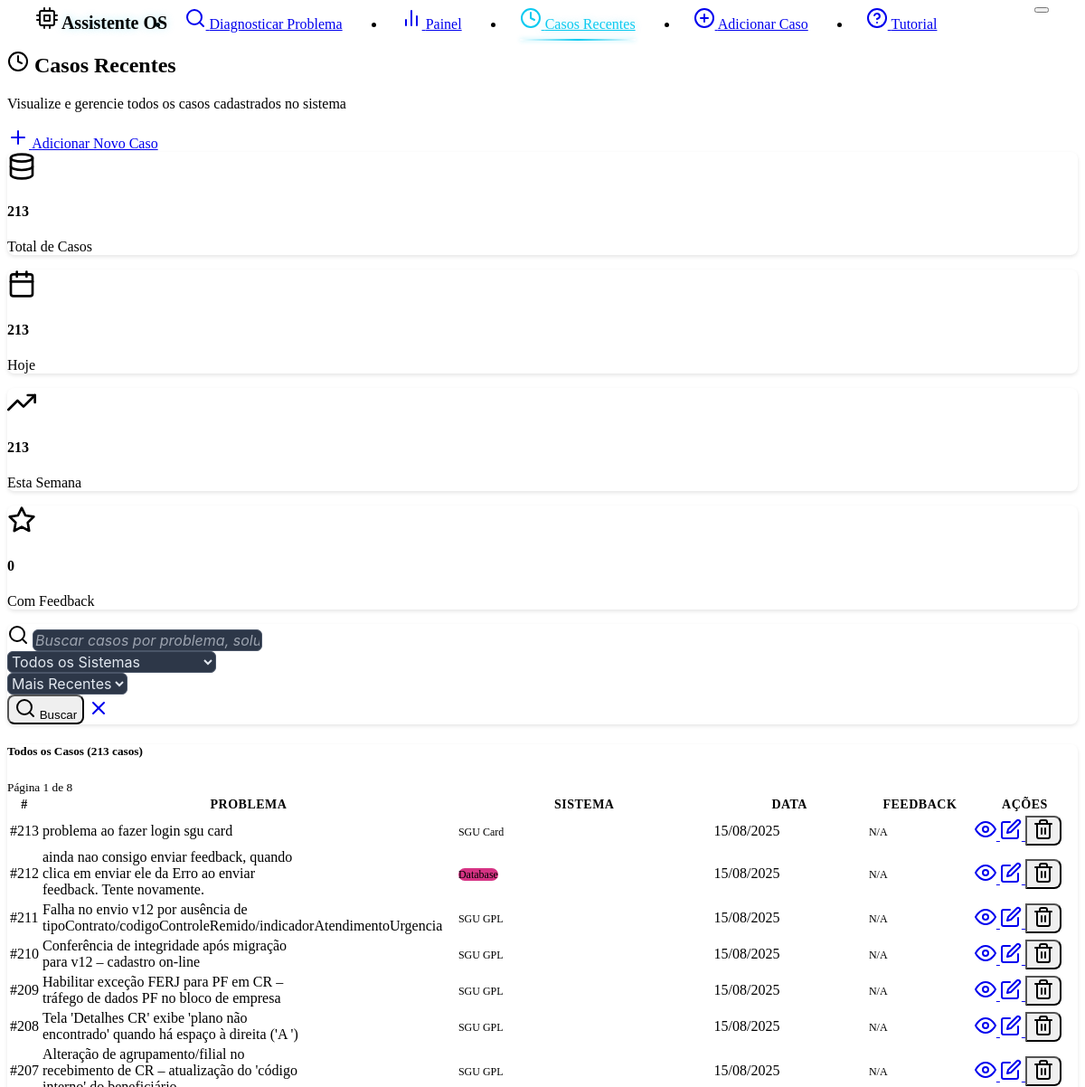
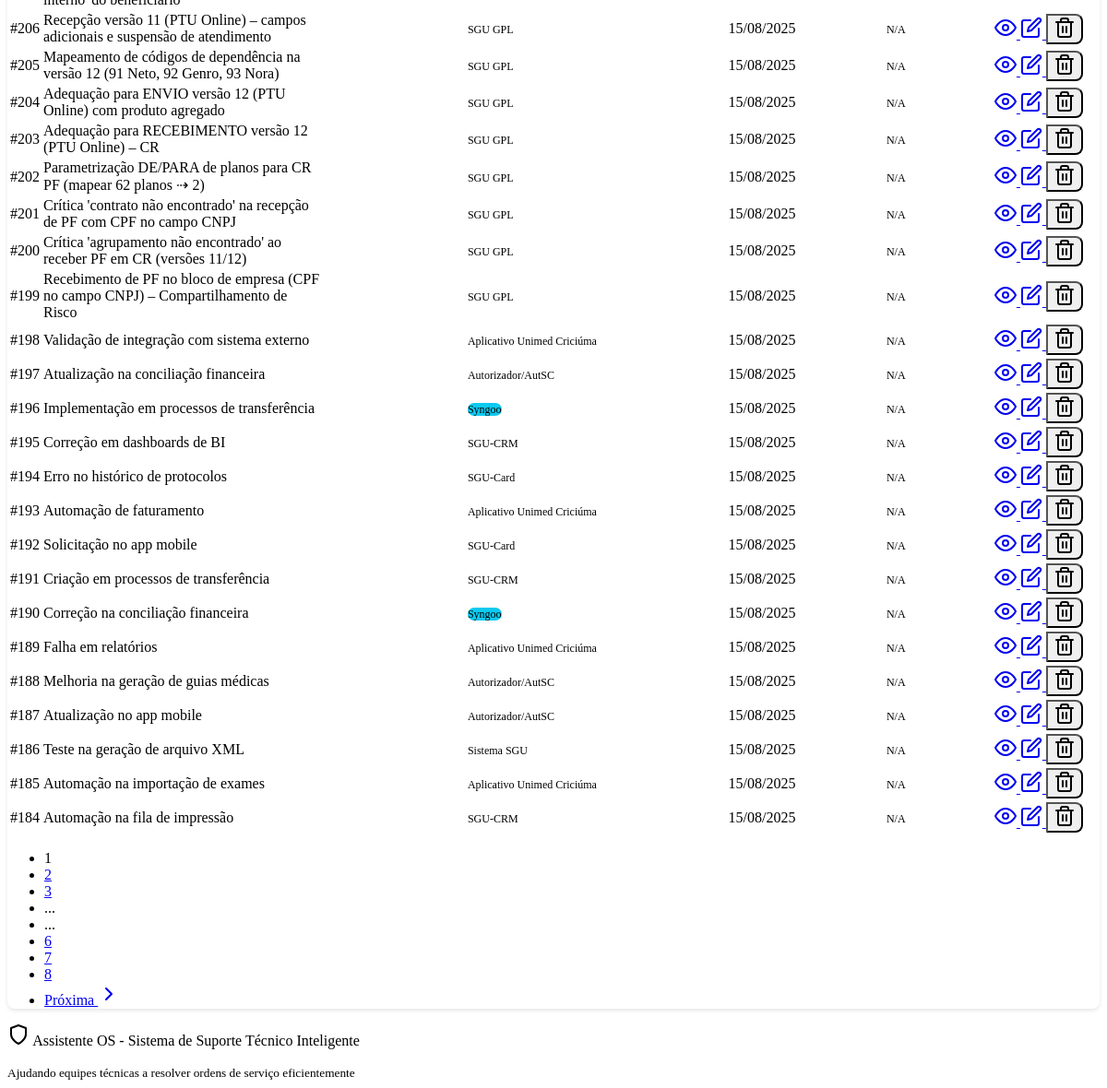
The page /recent-cases on the database as committed earlier (2 pictures, top to bottom).
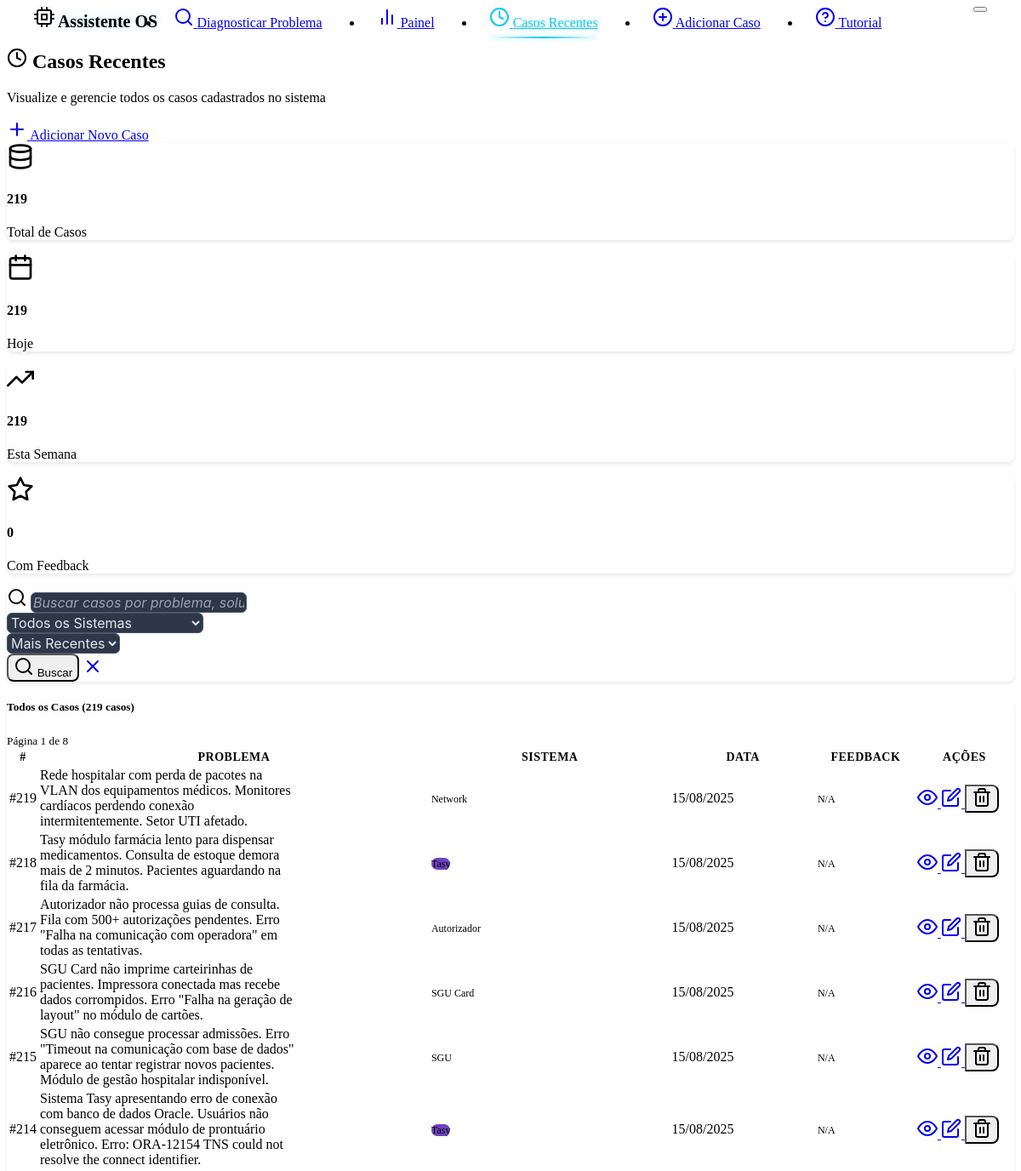
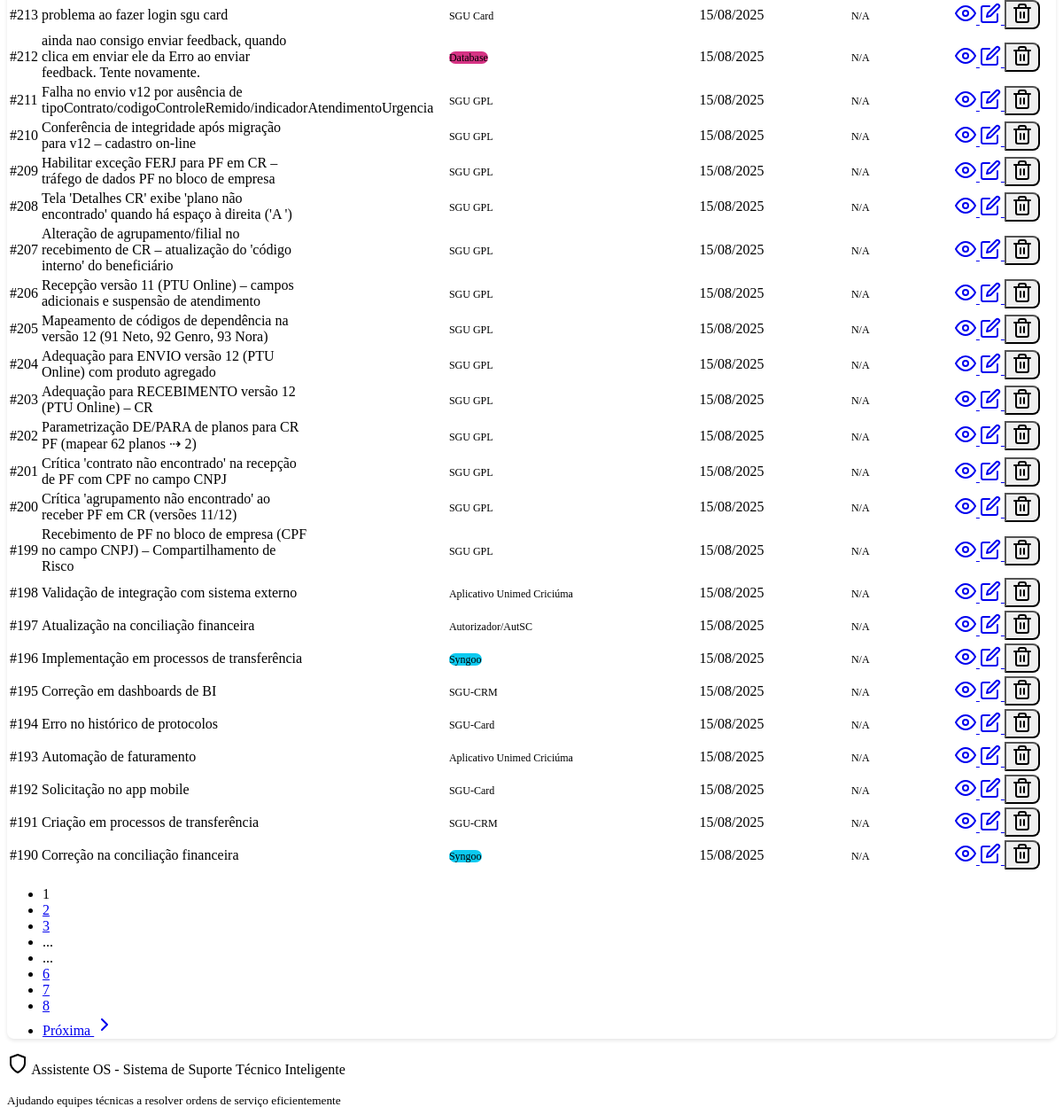
The same page on the database as committed later (2 pictures, top to bottom).
### models.py (models this page shows, shortened)
class Case(db.Model):
    __tablename__ = 'cases'
    id = db.Column(db.Integer, primary_key=True)
    problem_description = db.Column(db.Text, nullable=False)
    solution = db.Column(db.Text, nullable=False)
    system_type = db.Column(db.String(100), default="Unknown")
    created_at = db.Column(db.DateTime, default=datetime.now)
    effectiveness_score = db.Column(db.Float, nullable=True)
    feedback_count = db.Column(db.Integer, default=0)
    tags = db.Column(db.String(500), default="")  # Stored as comma-separated string
    feedbacks = db.relationship("CaseFeedback", backref="case", cascade="all, delete-orphan")

### routes.py (the view)
@app.route('/recent-cases')
def recent_cases():
    search_query = request.args.get('search', '').strip()
    system_filter = request.args.get('system', '')
    sort_by = request.args.get('sort', 'recent')
    page = int(request.args.get('page', 1))
    per_page = 30  # Cases per page
    try:
        if search_query or system_filter:
            all_cases = case_service.search_cases(search_query, system_filter)
        else:
            all_cases = case_service.get_all_cases()
        if sort_by == 'oldest':
            all_cases = sorted(all_cases, key=lambda x: x.created_at or datetime.min)
        elif sort_by == 'system':
            all_cases = sorted(all_cases, key=lambda x: x.system_type)
        else:  # recent (default)
            all_cases = sorted(all_cases, key=lambda x: x.created_at or datetime.min, reverse=True)
        total_cases = len(all_cases)
        total_pages = (total_cases + per_page - 1) // per_page if total_cases > 0 else 1
        start_idx = (page - 1) * per_page
        end_idx = start_idx + per_page
        cases = all_cases[start_idx:end_idx]
        has_prev = page > 1
        has_next = page < total_pages
        prev_page = page - 1 if has_prev else None
        next_page = page + 1 if has_next else None
        stats = case_service.get_statistics()
        systems = case_service.get_unique_systems()
        today_cases = len([c for c in all_cases if c.created_at and c.created_at.date() == datetime.now().date()]) if all_cases else 0
        week_cases = len([c for c in all_cases if c.created_at and c.created_at >= datetime.now() - timedelta(days=7)]) if all_cases else 0
        with_feedback = len([c for c in all_cases if c.effectiveness_score is not None]) if all_cases else 0
        return render_template('recent_cases.html',
                             cases=cases,
                             search_query=search_query,
                             system_filter=system_filter,
                             sort_by=sort_by,
                             systems=systems,
                             current_page=page,
                             total_pages=total_pages,
                             total_cases=total_cases,
                             has_prev=has_prev,
                             has_next=has_next,
                             prev_page=prev_page,
                             next_page=next_page,
                             today_cases=today_cases,
                             week_cases=week_cases,
                             with_feedback=with_feedback)
    except Exception as e:
        logging.error(f"Error loading recent cases: {str(e)}")
        flash(f'Error loading cases: {str(e)}', 'error')
        return render_template('recent_cases.html', cases=[], systems=[], total_cases=0, total_pages=1, current_page=1, has_prev=False, has_next=False)

### case_service.py (called while the page is built)
    def get_all_cases(self) -> List[Case]:
        try:
            return Case.query.all()
        except Exception as e:
            logging.error(f"Error getting cases from database: {str(e)}")
            return current_app.config.get('CASES_STORAGE', [])

    def get_unique_systems(self) -> List[str]:
        try:
            cases = self.get_all_cases()
            systems = set(case.system_type for case in cases)
            return sorted(list(systems))
        except Exception as e:
            logging.error(f"Error getting unique systems: {str(e)}")
            return []

### templates/recent_cases.html (shortened to what the changed rows need)
{% extends "base.html" %}
{% block content %}
<div class="row mb-4">
    <div class="col-12">
        <div class="d-flex justify-content-between align-items-center">
            <div>
                <h2 class="mb-1">
                    <i data-feather="clock" class="me-2"></i>
                    Casos Recentes
                </h2>
            </div>
        </div>
    </div>
</div>
<div class="row mb-4">
    <div class="col-md-3">
        <div class="card text-center">
            <div class="card-body">
                <i data-feather="database" class="mb-2" style="width: 32px; height: 32px; color: var(--bs-primary);"></i>
                <h4 class="mb-1">{{ total_cases }}</h4>
                <p class="text-muted mb-0 small">Total de Casos</p>
            </div>
        </div>
    </div>
    <div class="col-md-3">
        <div class="card text-center">
            <div class="card-body">
                <i data-feather="calendar" class="mb-2" style="width: 32px; height: 32px; color: var(--bs-success);"></i>
                <h4 class="mb-1">{{ today_cases }}</h4>
                <p class="text-muted mb-0 small">Hoje</p>
            </div>
        </div>
    </div>
    <div class="col-md-3">
        <div class="card text-center">
            <div class="card-body">
                <i data-feather="trending-up" class="mb-2" style="width: 32px; height: 32px; color: var(--bs-warning);"></i>
                <h4 class="mb-1">{{ week_cases }}</h4>
                <p class="text-muted mb-0 small">Esta Semana</p>
            </div>
        </div>
    </div>
</div>
<div class="row">
    <div class="col-12">
        <div class="card">
            <div class="card-header d-flex justify-content-between align-items-center">
                <h5 class="mb-0">
                    {% if search_query or system_filter %}
                        Resultados da Busca ({{ total_cases }} casos encontrados)
                    {% else %}
                        Todos os Casos ({{ total_cases }} casos)
                    {% endif %}
                </h5>
                <div class="d-flex align-items-center gap-2">
                    <small class="text-muted">Página {{ current_page }} de {{ total_pages }}</small>
                </div>
            </div>
            <div class="card-body p-0">
                {% if cases %}
                <div class="table-responsive">
                    <table class="table table-hover mb-0">
                        <thead class="table-dark">
                            <tr>
                                <th scope="col" style="width: 60px;">#</th>
                                <th scope="col" style="width: 40%;">Problema</th>
                                <th scope="col" style="width: 25%;">Sistema</th>
                                <th scope="col" style="width: 15%;">Data</th>
                                <th scope="col" style="width: 10%;">Feedback</th>
                                <th scope="col" style="width: 10%;">Ações</th>
                            </tr>
                        </thead>
                        <tbody>
                            {% for case in cases %}
                            <tr>
                                <td class="fw-bold text-primary">#{{ case.id }}</td>
                                <td>
                                    <div class="text-truncate" style="max-width: 300px;" title="{{ case.problem_description }}">
                                        {{ case.problem_description }}
                                    </div>
                                </td>
                                <td>
                                    <span class="badge system-badge" data-system="{{ case.system_type }}">{{ case.system_type }}</span>
                                </td>
                                <td class="text-muted small">
                                    {{ case.created_at.strftime('%d/%m/%Y') if case.created_at else 'N/A' }}
                                </td>
                                <td class="text-center">
                                    {% if case.effectiveness_score %}
                                        <span class="badge bg-success" title="Avaliação: {{ case.effectiveness_score }}">
                                            {{ "%.1f"|format(case.effectiveness_score) }}
                                        </span>
                                    {% else %}
                                        <span class="badge bg-secondary">N/A</span>
                                    {% endif %}
                                </td>
                                <td>
                                    <div class="btn-group btn-group-sm" role="group">
                                        <a href="{{ url_for('view_case', case_id=case.id) }}"
                                           class="btn btn-outline-primary btn-sm"
                                           title="Ver Detalhes">
                                            <i data-feather="eye"></i>
                                        </a>
                                        <a href="{{ url_for('edit_case_form', case_id=case.id) }}"
                                           class="btn btn-outline-warning btn-sm"
                                           title="Editar">
                                            <i data-feather="edit"></i>
                                        </a>
                                        <button type="button"
                                                class="btn btn-outline-danger btn-sm"
                                                onclick="confirmDelete({{ case.id }})"
                                                title="Excluir">
                                            <i data-feather="trash-2"></i>
                                        </button>
                                    </div>
                                </td>
                            </tr>
                            {% endfor %}
                        </tbody>
                    </table>
                </div>
                {% if total_pages > 1 %}
                <div class="card-footer">
                    <nav aria-label="Case pagination">
                        <ul class="pagination justify-content-center mb-0">
                            {% for page_num in range(1, total_pages + 1) %}
                                {% if page_num == current_page %}
                                <li class="page-item active">
                                    <span class="page-link">{{ page_num }}</span>
                                </li>
                                {% elif page_num <= 3 or page_num > total_pages - 3 or (page_num >= current_page - 1 and page_num <= current_page + 1) %}
                                <li class="page-item">
                                    <a class="page-link" href="{{ url_for('recent_cases', page=page_num, search=search_query, system=system_filter, sort=sort_by) }}">{{ page_num }}</a>
                                </li>
                                {% elif page_num == 4 or page_num == total_pages - 3 %}
                                <li class="page-item disabled">
                                    <span class="page-link">...</span>
                                </li>
                                {% endif %}
                            {% endfor %}
                        </ul>
                    </nav>
                </div>
                {% endif %}
                {% endif %}
            </div>
        </div>
    </div>
</div>
{% endblock %}

Rows that differ between the two databases and show on the page:
no longer on this page (row unchanged): Case: id "189", problem_description "Falha em relatórios", system_type "Aplicativo Unimed Criciúma", created_at "15/08/2025", shows "N/A"
no longer on this page (row unchanged): Case: id "188", problem_description "Melhoria na geração de guias médicas", system_type "Autorizador/AutSC", created_at "15/08/2025", shows "N/A"
no longer on this page (row unchanged): Case: id "187", problem_description "Atualização no app mobile", system_type "Autorizador/AutSC", created_at "15/08/2025", shows "N/A"
no longer on this page (row unchanged): Case: id "186", problem_description "Teste na geração de arquivo XML", system_type "Sistema SGU", created_at "15/08/2025", shows "N/A"
no longer on this page (row unchanged): Case: id "185", problem_description "Automação na importação de exames", system_type "Aplicativo Unimed Criciúma", created_at "15/08/2025", shows "N/A"
no longer on this page (row unchanged): Case: id "184", problem_description "Automação na fila de impressão", system_type "SGU-CRM", created_at "15/08/2025", shows "N/A"
added Case: id "219", problem_description "Rede hospitalar com perda de pacotes na VLAN dos equipamentos médicos. Monitores cardíacos perdendo conexão intermitentemente. Setor UTI afetado.", system_type "Network", created_at "15/08/2025", shows "N/A"
added Case: id "218", problem_description "Tasy módulo farmácia lento para dispensar medicamentos. Consulta de estoque demora mais de 2 minutos. Pacientes aguardando na fila da farmácia.", system_type "Tasy", created_at "15/08/2025", shows "N/A"
added Case: id "217", problem_description "Autorizador não processa guias de consulta. Fila com 500+ autorizações pendentes. Erro \"Falha na comunicação com operadora\" em todas as tentativas.", system_type "Autorizador", created_at "15/08/2025", shows "N/A"
added Case: id "216", problem_description "SGU Card não imprime carteirinhas de pacientes. Impressora conectada mas recebe dados corrompidos. Erro \"Falha na geração de layout\" no módulo de cartões.", system_type "SGU Card", created_at "15/08/2025", shows "N/A"
added Case: id "215", problem_description "SGU não consegue processar admissões. Erro \"Timeout na comunicação com base de dados\" aparece ao tentar registrar novos pacientes. Módulo de gestão hospitalar indisponível.", system_type "SGU", created_at "15/08/2025", shows "N/A"
added Case: id "214", problem_description "Sistema Tasy apresentando erro de conexão com banco de dados Oracle. Usuários não conseguem acessar módulo de prontuário eletrônico. Erro: ORA-12154 TNS could not resolve the connect identifier.", system_type "Tasy", created_at "15/08/2025", shows "N/A"
Other text that changed with them:
{{ total_cases }}: "213" → "219"
{{ today_cases }}: "213" → "219"
{{ week_cases }}: "213" → "219"
